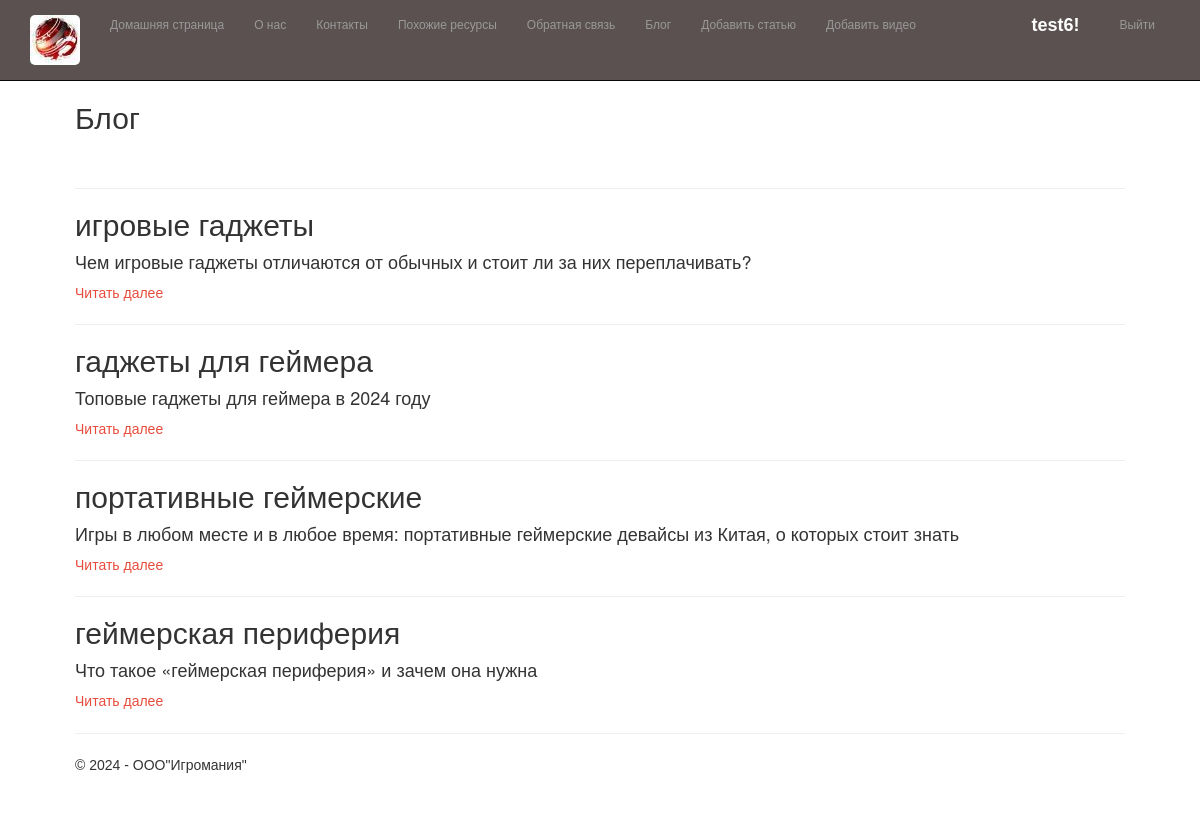
Page /blog/ (signed in) on the committed database.
### app/models.py (models this page shows, shortened)
class BlogArticle(models.Model):
    id = models.BigAutoField(primary_key=True)
    title = models.CharField(max_length=200, verbose_name="Заголовок")
    summary = models.TextField(max_length=500, verbose_name="Краткое содержание")
    content = models.TextField(verbose_name="Полное содержание")
    image = models.FileField(default = 'temp.jpg', verbose_name= 'Путь к картинке')
    pub_date = models.DateTimeField(default=timezone.now, verbose_name="Дата публикации")
    author = models.ForeignKey(User, null=True, blank=True, on_delete = models.SET_NULL, verbose_name = "Автор")
    class Meta:
        verbose_name = "Статья блога"
        verbose_name_plural = "Статьи блога"

### app/views.py (the view)
# urls.py: path('blog/', views.blog, name='blog'),
def blog(request):
    assert isinstance(request, HttpRequest)
    posts =  BlogArticle.objects.all() # запрос на выбор всех статей блога из модели
    return render(
     request,
         'app/blog.html',
          {
            'title':'Блог',
            'posts': posts, # передача списка статей в шаблон веб-страницы
            'year':datetime.now().year,
          }
     )

### app/templates/app/blog.html
{% extends "app/layout.html" %}
{% block content %}
<h2>{{ title }}</h2>
<br />
{% for post in posts %}
<hr />
<div class="">
    <h2> {{post.title}} </h2>
    <h4> {{post.summary}} </h4>
    <p><a href="{% url 'blogpost' parametr=post.id %}"> Читать далее </a> </p>
</div>
{% endfor %}
{% endblock %}

### app/templates/app/loginpartial.html (shortened to what this page needs)
﻿{% if user.is_authenticated %}
<form id="logoutForm" action="/logout/" method="post" class="navbar-right">
    <ul class="nav navbar-nav navbar-right">
        <li><span class="navbar-brand">{{ user.username }}!</span></li>
        <li><a href="javascript:document.getElementById('logoutForm').submit()">Выйти</a></li>
    </ul>
</form>
{% else %}
<ul class="nav navbar-nav navbar-right">
    <li><a href="{% url 'login' %}">Войти</a></li>
</ul>
{% endif %}

### app/static/app/content/site.css (style rules this page uses)
body { padding-top: 350px; padding-bottom: 20px; }
body { font-family: Arial, sans-serif; line-height: 1.6; padding: 60px; }
h2 { color: #333; }
form { max-width: 600px; margin: 0 auto; }
ul { list-style-type: none; padding: 0; }
li { margin-bottom: 10px; }
li span { font-weight: bold; margin-right: 10px; }
.navbar-nav { display: flex; justify-content: center; }
.navbar-nav li { list-style-type: none; }
.navbar-nav a { text-decoration: none; color: #333; font-size: 12px; }

### rows in the picture
BlogArticle: title "игровые гаджеты", summary "Чем игровые гаджеты отличаются от обычных и стоит ли за них переплачивать?"
BlogArticle: title "гаджеты для геймера", summary "Топовые гаджеты для геймера в 2024 году"
BlogArticle: title "портативные геймерские", summary "Игры в любом месте и в любое время: портативные геймерские девайсы из Китая, о которых стоит знать"
BlogArticle: title "геймерская периферия", summary "Что такое «геймерская периферия» и зачем она нужна"

### other values in the picture
{{ user.username }} "test6"
{{ title }} "Блог"
